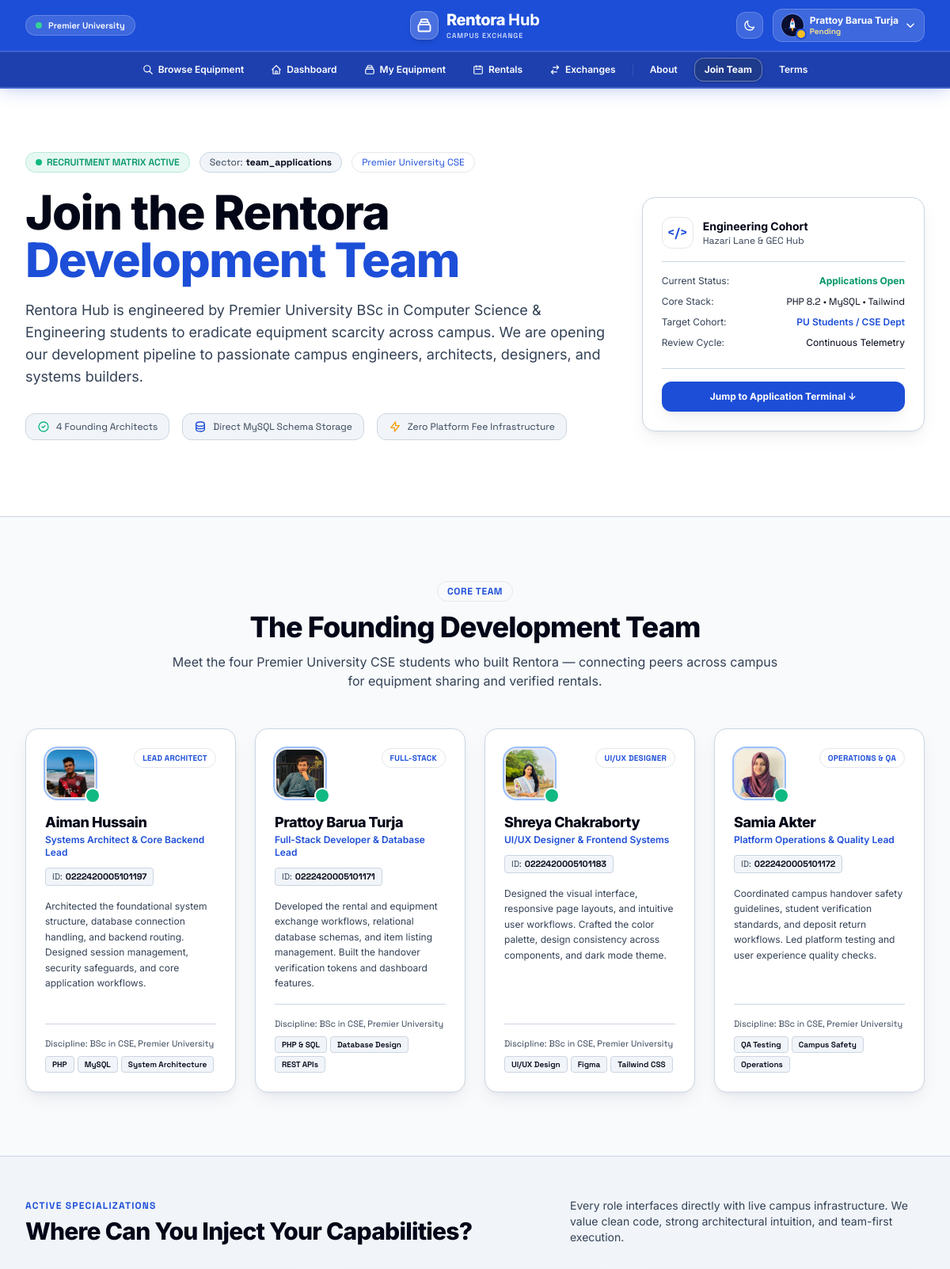
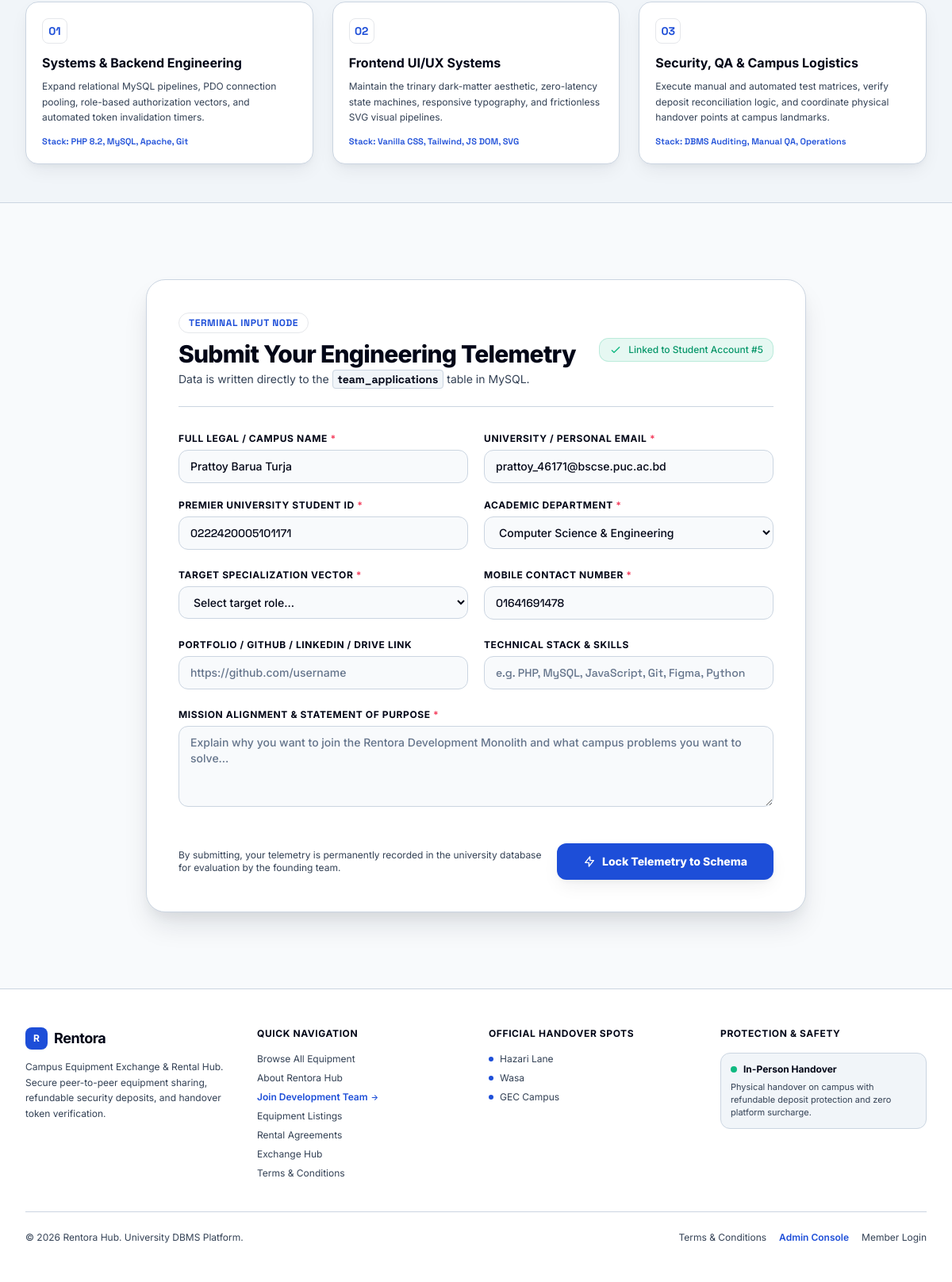
The page /join.php (signed in) on the database its author committed (2 pictures, top to bottom).
### tables this page shows
CREATE TABLE member (
    member_id         INT UNSIGNED AUTO_INCREMENT PRIMARY KEY,
    first_name        VARCHAR(50)  NOT NULL,
    last_name         VARCHAR(50)  NOT NULL,
    student_id        VARCHAR(20)  NULL,
    dob               DATE         NULL,
    gender             ENUM('Male', 'Female', 'Other') NULL,
    university_email  VARCHAR(100) NOT NULL,
    phone_number      VARCHAR(20)  NULL,
    campus_address    VARCHAR(255) NULL,
    account_balance   DECIMAL(10,2) NOT NULL DEFAULT 0.00,
    status            ENUM('Pending', 'Verified', 'Rejected') NOT NULL DEFAULT 'Pending',
    username          VARCHAR(50)  NOT NULL,
    password_hash     VARCHAR(255) NOT NULL,
    created_at        TIMESTAMP    NOT NULL DEFAULT CURRENT_TIMESTAMP,
    CONSTRAINT uq_member_email      UNIQUE (university_email),
    CONSTRAINT uq_member_username   UNIQUE (username),
    CONSTRAINT uq_member_student_id UNIQUE (student_id)
);

### join.php (the view, shortened to what the rows shown need)
<?php
require_once(__DIR__ . '/config/db.php');
$is_logged_in_member = (!empty($_SESSION['user_id']) && ($_SESSION['role'] ?? '') === 'member');
$prefill = [
    'applicant_name'   => '',
    'university_email' => '',
    'student_id'       => '',
    'department'       => 'Computer Science & Engineering',
    'phone_number'     => '',
];
if ($is_logged_in_member) {
    try {
        $stmt = $pdo->prepare("SELECT first_name, last_name, university_email, student_id, phone_number FROM member WHERE member_id = ?");
        $stmt->execute([(int)$_SESSION['user_id']]);
        $member_data = $stmt->fetch();
        if ($member_data) {
            $prefill['applicant_name']   = trim(($member_data['first_name'] ?? '') . ' ' . ($member_data['last_name'] ?? ''));
            $prefill['university_email'] = $member_data['university_email'] ?? '';
            $prefill['student_id']       = $member_data['student_id'] ?? '';
            $prefill['phone_number']     = $member_data['phone_number'] ?? '';
        }
    } catch (Exception $e) {
    }
}
require_once(__DIR__ . '/includes/header.php');
require_once(__DIR__ . '/includes/nav.php');
?>
<main class="flex-1 flex flex-col w-full bg-canvas">
  <section class="join-hero-vacuum bg-surface-elevated text-primary pt-14 pb-16 sm:pt-20 sm:pb-24 border-b border-subtle relative overflow-hidden">
    <div class="max-w-7xl mx-auto px-4 sm:px-6 lg:px-8 relative z-10">
      <div class="grid grid-cols-1 lg:grid-cols-12 gap-8 items-center">
        <div class="lg:col-span-8">
          <h1 class="text-3xl sm:text-5xl lg:text-6xl font-extrabold tracking-tight text-primary leading-tight">
            Join the Rentora <br class="hidden sm:inline">
            <span class="text-accent">Development Team</span>
          </h1>
        </div>
      </div>
    </div>
  </section>
  <section class="py-16 sm:py-20 max-w-7xl mx-auto px-4 sm:px-6 lg:px-8 w-full">
    <div class="text-center max-w-3xl mx-auto mb-12">
      <h2 class="text-2xl sm:text-4xl font-extrabold text-primary tracking-tight">
        The Founding Development Team
      </h2>
    </div>
  </section>
  <section class="py-12 bg-surface-subtle border-y border-subtle">
    <div class="max-w-7xl mx-auto px-4 sm:px-6 lg:px-8">
      <div class="flex flex-col md:flex-row md:items-end justify-between gap-4 mb-8">
        <div>
          <h2 class="text-2xl sm:text-3xl font-extrabold text-primary tracking-tight mt-1">
            Where Can You Inject Your Capabilities?
          </h2>
        </div>
      </div>
    </div>
  </section>
  <section id="apply-terminal" class="py-16 sm:py-24 max-w-4xl mx-auto px-4 sm:px-6 lg:px-8 w-full">
    <div class="join-terminal-container rounded-3xl p-6 sm:p-10 bg-surface border border-subtle shadow-elevated">
      <div class="border-b border-subtle pb-6 mb-8 flex flex-wrap items-center justify-between gap-4">
        <div>
          <h2 class="text-2xl sm:text-3xl font-extrabold text-primary tracking-tight mt-2">
            Submit Your Engineering Telemetry
          </h2>
        </div>
      </div>
      <form action="join.php#apply-terminal" method="POST" class="space-y-6">
        <div class="grid grid-cols-1 sm:grid-cols-2 gap-5">
          <div>
            <label for="university_email" class="block text-xs font-bold text-primary uppercase tracking-wider mb-1.5">
              University / Personal Email <span class="text-rose-500">*</span>
            </label>
            <input type="email" id="university_email" name="university_email" required
              value="<?php echo htmlspecialchars($_POST['university_email'] ?? $prefill['university_email']); ?>"
              placeholder="e.g. student_46000@bscse.puc.ac.bd"
              class="input-subtle w-full px-3.5 py-2.5 rounded-xl text-sm font-medium">
          </div>
          <div>
            <label for="student_id" class="block text-xs font-bold text-primary uppercase tracking-wider mb-1.5">
              Premier University Student ID <span class="text-rose-500">*</span>
            </label>
            <input type="text" id="student_id" name="student_id" required
              value="<?php echo htmlspecialchars($_POST['student_id'] ?? $prefill['student_id']); ?>"
              placeholder="e.g. 0222420005101000"
              class="input-subtle w-full px-3.5 py-2.5 rounded-xl text-sm font-mono font-medium">
          </div>
        </div>
        <div class="grid grid-cols-1 sm:grid-cols-2 gap-5">
          <div>
            <label for="phone_number" class="block text-xs font-bold text-primary uppercase tracking-wider mb-1.5">
              Mobile Contact Number <span class="text-rose-500">*</span>
            </label>
            <input type="tel" id="phone_number" name="phone_number" required
              value="<?php echo htmlspecialchars($_POST['phone_number'] ?? $prefill['phone_number']); ?>"
              placeholder="e.g. 01700000000"
              class="input-subtle w-full px-3.5 py-2.5 rounded-xl text-sm font-mono font-medium">
          </div>
        </div>
      </form>
    </div>
  </section>
</main>
<?php require_once(__DIR__ . '/includes/footer.php'); ?>

### rows shown on the page
member: university_email "prattoy_46171@bscse.puc.ac.bd", student_id "0222420005101171", phone_number "01641691478"

### other values the page prints
$current_name "Prattoy Barua Turja"
$_SESSION['user_id'] "5"
form field department "Computer Science & Engineering"
